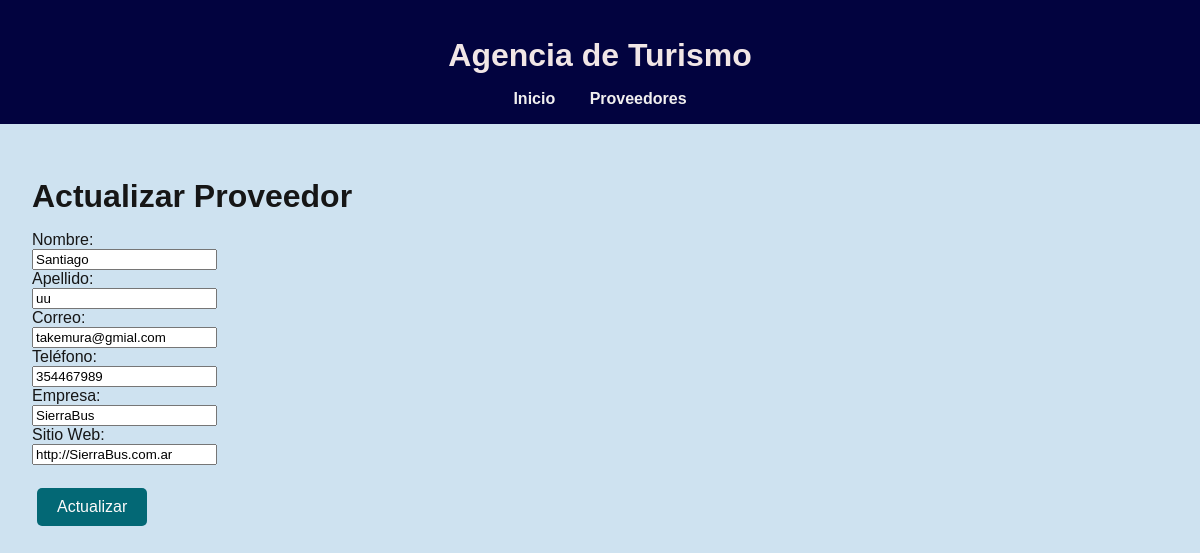
Screenshot of /editar/1/ with the database file from the repository.
### Proveedores/models.py (models this page shows, shortened)
class Proveedor(models.Model):
    nombre = models.CharField(max_length=100)
    apellido = models.CharField(max_length=100)
    telefono = models.CharField(max_length=20)
    correo = models.EmailField(max_length=200)
    empresa = models.CharField(max_length=100)
    sitio_web = models.URLField(max_length=200)

### Proveedores/views.py (the view, shortened to what this page needs)
# urls.py: path('editar/<int:id>/', views.editar_proveedores, name='editar_proveedores'),
def editar_proveedores(request, id):
    proveedor = get_object_or_404(Proveedor, id=id)
    return render(request, 'editar_proveedores.html', {'proveedor': proveedor})

### Proveedores/templates/editar_proveedores.html (shortened to what this page needs)
{% extends 'base.html' %}
{% block content %}
<h1>Actualizar Proveedor</h1>
<form method="POST" action="{% url 'editar_proveedores' proveedor.id %}">
    <label>Nombre:</label><br>
    <input type="text" name="nombre" value="{{ proveedor.nombre }}" required><br>
    <label>Apellido:</label><br>
    <input type="text" name="apellido" value="{{ proveedor.apellido }}" required><br>
    <label>Correo:</label><br>
    <input type="email" name="correo" value="{{ proveedor.correo }}" required><br>
    <label>Teléfono:</label><br>
    <input type="text" name="telefono" value="{{ proveedor.telefono }}"><br>
    <label>Empresa:</label><br>
    <input type="text" name="empresa" value="{{ proveedor.empresa }}"><br>
    <label>Sitio Web:</label><br>
    <input type="url" name="sitio_web" value="{{ proveedor.sitio_web }}"><br><br>
    <button type="submit" class="boton">Actualizar</button>
</form>
{% endblock %}

### Proveedores/static/estilos.css (style rules this page uses)
html, body { height: 100%; margin: 0; display: flex; flex-direction: column; }
body { font-family: Arial, sans-serif; background-color: rgb(206, 226, 240); color: rgb(22, 22, 22); margin: 0; padding: 0; }
h1 { font-size: 2em; margin-bottom: 0.5em; }
.boton, .btn { display: inline-block; padding: 10px 20px; margin: 5px; color: rgb(253, 250, 250); text-decoration: none; border: none; border-radius: 5px; font-size: 1rem; cursor: pointer; background-color: #036875; }

### rows the page displays
Proveedor: nombre "Santiago", apellido "uu", correo "takemura@gmial.com", telefono "354467989", empresa "SierraBus", sitio_web "http://SierraBus.com.ar"
